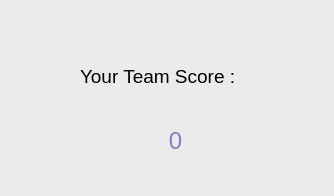
<?xml version="1.0" encoding="UTF-8"?>
<ui version="4.0">
 <class>Dialog</class>
 <widget class="QDialog" name="Dialog">
  <property name="geometry">
   <rect>
    <x>0</x>
    <y>0</y>
    <width>334</width>
    <height>196</height>
   </rect>
  </property>
  <property name="windowTitle">
   <string>Dialog</string>
  </property>
  <property name="styleSheet">
   <string notr="true">background-color: rgb(235, 235, 235);</string>
  </property>
  <widget class="QLabel" name="label">
   <property name="geometry">
    <rect>
     <x>80</x>
     <y>60</y>
     <width>201</width>
     <height>33</height>
    </rect>
   </property>
   <property name="font">
    <font>
     <family>MS Shell Dlg 2</family>
     <pointsize>14</pointsize>
     <weight>50</weight>
     <italic>false</italic>
     <bold>false</bold>
    </font>
   </property>
   <property name="styleSheet">
    <string notr="true">font: 14pt &quot;MS Shell Dlg 2&quot;;</string>
   </property>
   <property name="text">
    <string>Your Team Score :</string>
   </property>
  </widget>
  <widget class="QLabel" name="finalscore">
   <property name="geometry">
    <rect>
     <x>110</x>
     <y>120</y>
     <width>131</width>
     <height>41</height>
    </rect>
   </property>
   <property name="font">
    <font>
     <family>MS Shell Dlg 2</family>
     <pointsize>18</pointsize>
     <weight>50</weight>
     <italic>false</italic>
     <bold>false</bold>
    </font>
   </property>
   <property name="styleSheet">
    <string notr="true">color: rgb(129, 129, 193);

font: 18pt &quot;MS Shell Dlg 2&quot;;</string>
   </property>
   <property name="text">
    <string>0</string>
   </property>
   <property name="alignment">
    <set>Qt::AlignCenter</set>
   </property>
  </widget>
 </widget>
 <resources/>
 <connections/>
</ui>
